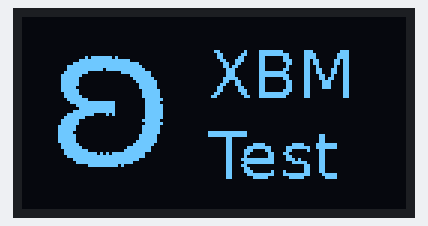
Bench run of a sketch on a simulated Arduino Uno, built with avr-gcc and run on an emulated ATmega328P. On the bench: 128×64 one-colour display. What the sketch prints to the serial monitor is not drawn.

Above: at 0.1 s.

The sketch:

xbm_test.ino
```cpp
#include <U8g2lib.h>

// set up display for heltec_wifi_kit_32_v3
U8G2_SSD1306_128X64_NONAME_F_HW_I2C u8g2(U8G2_R0, /* reset=*/ 21, /* clock=*/ 18, /* data=*/ 17);

#define xbmtest_width 128
#define xbmtest_height 64
static unsigned char xbmtest_bits[] = {
   0x00, 0x00, 0x00, 0x00, 0x00, 0x00, 0x00, 0x00, 0x00, 0x00, 0x00, 0x00,
   0x00, 0x00, 0x00, 0x00, 0x00, 0x00, 0x00, 0x00, 0x00, 0x00, 0x00, 0x00,
   0x00, 0x00, 0x00, 0x00, 0x00, 0x00, 0x00, 0x00, 0x00, 0x00, 0x00, 0x00,
   0x00, 0x00, 0x00, 0x00, 0x00, 0x00, 0x00, 0x00, 0x00, 0x00, 0x00, 0x00,
   0x00, 0x00, 0x00, 0x00, 0x00, 0x00, 0x00, 0x00, 0x00, 0x00, 0x00, 0x00,
   0x00, 0x00, 0x00, 0x00, 0x00, 0x00, 0x00, 0x00, 0x00, 0x00, 0x00, 0x00,
   0x00, 0x00, 0x00, 0x00, 0x00, 0x00, 0x00, 0x00, 0x00, 0x00, 0x00, 0x00,
   0x00, 0x00, 0x00, 0x00, 0x00, 0x00, 0x00, 0x00, 0x00, 0x00, 0x00, 0x00,
   0x00, 0x00, 0x00, 0x00, 0x00, 0x00, 0x00, 0x00, 0x00, 0x00, 0x00, 0x00,
   0x00, 0x00, 0x00, 0x00, 0x00, 0x00, 0x00, 0x00, 0x00, 0x00, 0x00, 0x00,
   0x00, 0x00, 0x00, 0x00, 0x00, 0x00, 0x00, 0x00, 0x00, 0x00, 0x00, 0x00,
   0x00, 0x00, 0x00, 0x00, 0x00, 0x00, 0x00, 0x00, 0x00, 0x00, 0x00, 0x00,
   0x00, 0x00, 0x00, 0x00, 0x00, 0x00, 0x00, 0x00, 0x00, 0x00, 0x00, 0x00,
   0x00, 0x00, 0x00, 0x00, 0x00, 0x00, 0x00, 0x00, 0x00, 0x00, 0x00, 0x00,
   0x00, 0x00, 0x00, 0x00, 0x00, 0x00, 0x00, 0x00, 0x00, 0x00, 0x00, 0x00,
   0x00, 0x00, 0x00, 0x00, 0x03, 0x84, 0x7f, 0xc0, 0x01, 0x1c, 0x00, 0x00,
   0x00, 0x00, 0x00, 0x00, 0x00, 0x00, 0x00, 0x00, 0x06, 0x86, 0xff, 0xc1,
   0x03, 0x1e, 0x00, 0x00, 0x00, 0x00, 0xa0, 0xbf, 0x00, 0x00, 0x00, 0x00,
   0x06, 0x83, 0x81, 0xc1, 0x03, 0x1e, 0x00, 0x00, 0x00, 0x00, 0xf8, 0xff,
   0x0f, 0x00, 0x00, 0x00, 0x8c, 0x83, 0x81, 0xc3, 0x06, 0x1b, 0x00, 0x00,
   0x00, 0x00, 0xfe, 0xff, 0x7f, 0x00, 0x00, 0x00, 0x98, 0x81, 0x01, 0xc3,
   0x06, 0x1b, 0x00, 0x00, 0x00, 0x80, 0xff, 0xff, 0xff, 0x00, 0x00, 0x00,
   0xd8, 0x80, 0x01, 0xc1, 0x04, 0x19, 0x00, 0x00, 0x00, 0x80, 0xff, 0xf7,
   0xff, 0x01, 0x00, 0x00, 0x70, 0x80, 0x81, 0xc1, 0x8c, 0x19, 0x00, 0x00,
   0x00, 0xc0, 0x3f, 0x00, 0xfe, 0x07, 0x00, 0x00, 0x70, 0x80, 0xff, 0xc0,
   0x8c, 0x19, 0x00, 0x00, 0x00, 0xe0, 0x0f, 0x00, 0xf0, 0x07, 0x00, 0x00,
   0x70, 0x80, 0xff, 0xc1, 0x98, 0x18, 0x00, 0x00, 0x00, 0xe0, 0x07, 0x00,
   0xe0, 0x0f, 0x00, 0x00, 0xf8, 0x80, 0x81, 0xc1, 0xd8, 0x18, 0x00, 0x00,
   0x00, 0xe0, 0x07, 0x00, 0xc0, 0x1f, 0x00, 0x00, 0x98, 0x81, 0x01, 0xc3,
   0x70, 0x18, 0x00, 0x00, 0x00, 0xe0, 0x07, 0x00, 0x80, 0x1f, 0x00, 0x00,
   0x8c, 0x81, 0x01, 0xc3, 0x70, 0x18, 0x00, 0x00, 0x00, 0xe0, 0x03, 0x00,
   0x80, 0x1f, 0x00, 0x00, 0x06, 0x83, 0x01, 0xc3, 0x70, 0x18, 0x00, 0x00,
   0x00, 0xe0, 0x07, 0x00, 0x00, 0x3f, 0x00, 0x00, 0x06, 0x87, 0x81, 0xc3,
   0x00, 0x18, 0x00, 0x00, 0x00, 0xc0, 0x07, 0x00, 0x00, 0x3f, 0x00, 0x00,
   0x03, 0x86, 0xff, 0xc1, 0x00, 0x18, 0x00, 0x00, 0x00, 0xc0, 0x0f, 0x00,
   0x00, 0x3f, 0x00, 0x80, 0x01, 0x8c, 0xff, 0xc0, 0x00, 0x18, 0x00, 0x00,
   0x00, 0x80, 0x3f, 0x00, 0x00, 0x7e, 0x00, 0x00, 0x00, 0x00, 0x00, 0x00,
   0x00, 0x00, 0x00, 0x00, 0x00, 0x00, 0xff, 0x7f, 0x00, 0x3e, 0x00, 0x00,
   0x00, 0x00, 0x00, 0x00, 0x00, 0x00, 0x00, 0x00, 0x00, 0x00, 0xfc, 0x7f,
   0x00, 0x7e, 0x00, 0x00, 0x00, 0x00, 0x00, 0x00, 0x00, 0x00, 0x00, 0x00,
   0x00, 0x00, 0xf8, 0x7f, 0x00, 0x7e, 0x00, 0x00, 0x00, 0x00, 0x00, 0x00,
   0x00, 0x00, 0x00, 0x00, 0x00, 0x00, 0xfe, 0x7f, 0x00, 0x7e, 0x00, 0x00,
   0x00, 0x00, 0x00, 0x00, 0x00, 0x00, 0x00, 0x00, 0x00, 0x80, 0xff, 0x50,
   0x00, 0x7e, 0x00, 0x00, 0x00, 0x00, 0x00, 0x00, 0x00, 0x00, 0x00, 0x00,
   0x00, 0xc0, 0x1f, 0x00, 0x00, 0x7e, 0x00, 0x00, 0x00, 0x00, 0x00, 0x00,
   0x00, 0x00, 0x00, 0x00, 0x00, 0xe0, 0x07, 0x00, 0x00, 0x3f, 0x00, 0x00,
   0x00, 0x00, 0x00, 0x00, 0x00, 0x00, 0x00, 0x00, 0x00, 0xe0, 0x07, 0x00,
   0x00, 0x7e, 0x00, 0x00, 0x00, 0x00, 0x00, 0x00, 0x00, 0x00, 0x00, 0x00,
   0x00, 0xf0, 0x03, 0x00, 0x00, 0x3f, 0x00, 0x00, 0x00, 0x00, 0x00, 0x00,
   0x00, 0x00, 0x00, 0x00, 0x00, 0xf0, 0x03, 0x00, 0x00, 0x3f, 0x00, 0x00,
   0x00, 0x00, 0x00, 0x00, 0x00, 0x00, 0x00, 0x00, 0x00, 0xf0, 0x01, 0x00,
   0x00, 0x3f, 0x00, 0xc0, 0xff, 0x07, 0x00, 0x00, 0x00, 0x00, 0x00, 0x00,
   0x00, 0xf0, 0x03, 0x00, 0x80, 0x1f, 0x00, 0xc0, 0xff, 0x07, 0x00, 0x00,
   0x18, 0x00, 0x00, 0x00, 0x00, 0xf0, 0x03, 0x00, 0x80, 0x1f, 0x00, 0x00,
   0x30, 0x00, 0x00, 0x00, 0x18, 0x00, 0x00, 0x00, 0x00, 0xf0, 0x03, 0x00,
   0xc0, 0x1f, 0x00, 0x00, 0x30, 0x00, 0x00, 0x00, 0x18, 0x00, 0x00, 0x00,
   0x00, 0xe0, 0x07, 0x00, 0xe0, 0x0f, 0x00, 0x00, 0x30, 0xe0, 0x01, 0x3c,
   0xfc, 0x01, 0x00, 0x00, 0x00, 0xe0, 0x0f, 0x00, 0xf8, 0x07, 0x00, 0x00,
   0x30, 0xf8, 0x07, 0xff, 0xfc, 0x01, 0x00, 0x00, 0x00, 0xc0, 0x3f, 0x00,
   0xfc, 0x07, 0x00, 0x00, 0x30, 0x1c, 0x06, 0x83, 0x18, 0x00, 0x00, 0x00,
   0x00, 0xc0, 0xff, 0xd5, 0xff, 0x01, 0x00, 0x00, 0x30, 0x0c, 0x8c, 0x01,
   0x18, 0x00, 0x00, 0x00, 0x00, 0x80, 0xff, 0xff, 0xff, 0x01, 0x00, 0x00,
   0x30, 0x04, 0x0c, 0x03, 0x18, 0x00, 0x00, 0x00, 0x00, 0x00, 0xfe, 0xff,
   0x7f, 0x00, 0x00, 0x00, 0x30, 0xfe, 0x0f, 0x17, 0x18, 0x00, 0x00, 0x00,
   0x00, 0x00, 0xfc, 0xff, 0x1f, 0x00, 0x00, 0x00, 0x30, 0xfc, 0x0f, 0x7c,
   0x18, 0x00, 0x00, 0x00, 0x00, 0x00, 0xc0, 0xff, 0x02, 0x00, 0x00, 0x00,
   0x30, 0x06, 0x00, 0xc0, 0x18, 0x00, 0x00, 0x00, 0x00, 0x00, 0x00, 0x00,
   0x00, 0x00, 0x00, 0x00, 0x30, 0x0c, 0x00, 0xc0, 0x18, 0x00, 0x00, 0x00,
   0x00, 0x00, 0x00, 0x00, 0x00, 0x00, 0x00, 0x00, 0x30, 0x1c, 0x88, 0xc0,
   0x18, 0x00, 0x00, 0x00, 0x00, 0x00, 0x00, 0x00, 0x00, 0x00, 0x00, 0x00,
   0x30, 0xf8, 0x8f, 0xff, 0xf0, 0x01, 0x00, 0x00, 0x00, 0x00, 0x00, 0x00,
   0x00, 0x00, 0x00, 0x00, 0x30, 0xe0, 0x03, 0x3e, 0xe0, 0x01, 0x00, 0x00,
   0x00, 0x00, 0x00, 0x00, 0x00, 0x00, 0x00, 0x00, 0x00, 0x00, 0x00, 0x00,
   0x00, 0x00, 0x00, 0x00, 0x00, 0x00, 0x00, 0x00, 0x00, 0x00, 0x00, 0x00,
   0x00, 0x00, 0x00, 0x00, 0x00, 0x00, 0x00, 0x00, 0x00, 0x00, 0x00, 0x00,
   0x00, 0x00, 0x00, 0x00, 0x00, 0x00, 0x00, 0x00, 0x00, 0x00, 0x00, 0x00,
   0x00, 0x00, 0x00, 0x00, 0x00, 0x00, 0x00, 0x00, 0x00, 0x00, 0x00, 0x00,
   0x00, 0x00, 0x00, 0x00, 0x00, 0x00, 0x00, 0x00, 0x00, 0x00, 0x00, 0x00,
   0x00, 0x00, 0x00, 0x00, 0x00, 0x00, 0x00, 0x00, 0x00, 0x00, 0x00, 0x00,
   0x00, 0x00, 0x00, 0x00, 0x00, 0x00, 0x00, 0x00, 0x00, 0x00, 0x00, 0x00,
   0x00, 0x00, 0x00, 0x00, 0x00, 0x00, 0x00, 0x00, 0x00, 0x00, 0x00, 0x00,
   0x00, 0x00, 0x00, 0x00, 0x00, 0x00, 0x00, 0x00, 0x00, 0x00, 0x00, 0x00,
   0x00, 0x00, 0x00, 0x00, 0x00, 0x00, 0x00, 0x00, 0x00, 0x00, 0x00, 0x00,
   0x00, 0x00, 0x00, 0x00, 0x00, 0x00, 0x00, 0x00, 0x00, 0x00, 0x00, 0x00,
   0x00, 0x00, 0x00, 0x00, 0x00, 0x00, 0x00, 0x00, 0x00, 0x00, 0x00, 0x00,
   0x00, 0x00, 0x00, 0x00 };


void setup() {
  Serial.begin(115200);
  Serial.println("Setting up display.");
  u8g2.begin();
  u8g2.clearBuffer();
  u8g2.drawXBM( 0, 0, xbmtest_width, xbmtest_height, xbmtest_bits);
  u8g2.sendBuffer();
}


void loop() {
}
```
